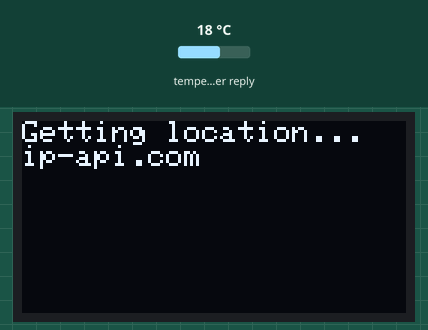
Bench run of a sketch on a simulated ESP32-S3. Shown: 128×64 one-colour display. The test bench sets the inputs (shaded band); at power-on: temperature in the weather reply 18 °C. WiFi joins after 1.5 s; servers stay silent unless stated; web services answer with replies made up by the test bench; what the sketch prints to the serial monitor is not drawn.

Above: at 1.7 s.
At 2.2 s:
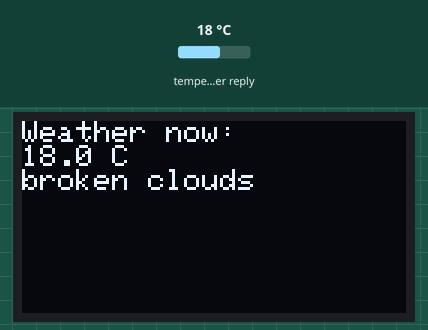

The sketch:

task3.ino
```cpp
#include <WiFi.h>
#include <HTTPClient.h>
#include <ArduinoJson.h>
#include <Wire.h>
#include <WiFiClientSecure.h>
#include <Adafruit_GFX.h>
#include <Adafruit_SSD1306.h>

// ----- WIFI SETTINGS + API STUFF ----- //
const char* WIFI_SSID = "phone";         // set your SSID
const char* WIFI_PASSWORD = "googlehome"; // set your password
const char* WEATHERAPI_KEY = "a0465835981045d68db150408252810"; // get one at weatherapi.com

// ----- OLED config ----- //
#define SCREEN_WIDTH 128
#define SCREEN_HEIGHT 64
#define OLED_RESET -1
Adafruit_SSD1306 display(SCREEN_WIDTH, SCREEN_HEIGHT, &Wire, OLED_RESET);

// ----- Helpers ----- //

// put up to 3 lines ot text on the display
void showText(const String& line1, const String& line2 = "", const String& line3 = "") {
  display.clearDisplay();
  display.setTextSize(1);
  display.setTextColor(SSD1306_WHITE);
  display.setCursor(0, 0);
  display.println(line1);
  if (line2.length()) display.println(line2);
  if (line3.length()) display.println(line3);
  display.display();
}


// connect to wifi
bool connectWiFi() {
  WiFi.mode(WIFI_STA);
  WiFi.begin(WIFI_SSID, WIFI_PASSWORD);
  showText("Connecting WiFi...", WIFI_SSID);
  unsigned long start = millis();
  while (WiFi.status() != WL_CONNECTED && millis() - start < 20000) {
    delay(250);
  }
  if (WiFi.status() == WL_CONNECTED) {
    showText("WiFi connected", WiFi.localIP().toString());
    return true;
  }
  showText("WiFi failed", "Check SSID/pass");
  return false;
}


// get the json from the weather api
bool httpGetJson(const String& url, DynamicJsonDocument& doc) {
  HTTPClient http;
  http.setTimeout(8000);
  WiFiClientSecure* secureClient = nullptr;
  bool begun = false;
  // Parse scheme/host/path so we can call begin with explicit host/port/path for HTTPS
  if (url.startsWith("https://") || url.startsWith("http://")) {
    bool isHttps = url.startsWith("https://");
    String rest = url;
    rest.remove(0, isHttps ? 8 : 7); // strip scheme
    int slash = rest.indexOf('/');
    String host = (slash == -1) ? rest : rest.substring(0, slash);
    String path = (slash == -1) ? String("/") : rest.substring(slash);
    uint16_t port = isHttps ? 443 : 80;
    Serial.println("HTTP connecting to host: " + host + " port: " + String(port) + " path: " + path);
    if (isHttps) {
      secureClient = new WiFiClientSecure();
      secureClient->setInsecure(); // skip cert verification
      begun = http.begin(*secureClient, host.c_str(), port, path.c_str());
      if (!begun) {
        Serial.println("HTTP begin() (secure) failed for host: " + host);
        delete secureClient;
        return false;
      }
    } else {
      begun = http.begin(url);
      if (!begun) {
        Serial.println("HTTP begin() failed for: " + url);
        return false;
      }
    }
  } else {
    // Unknown scheme: try plain begin
    if (!http.begin(url)) {
      Serial.println("HTTP begin() failed for: " + url);
      return false;
    }
  }

  int code = http.GET();
  String payload = http.getString();
  Serial.printf("HTTP GET returned code=%d payload_len=%d\n", code, (int)payload.length());
  if (payload.length()) {
    Serial.println("Response payload:");
    Serial.println(payload);
  }
  if (code != HTTP_CODE_OK) {
    http.end();
    if (secureClient) delete secureClient;
    return false;
  }

  DeserializationError err = deserializeJson(doc, payload);
  if (err) {
    Serial.print("JSON parse error: ");
    Serial.println(err.c_str());
  }
  http.end();
  if (secureClient) delete secureClient;
  return !err;
}

// get the latitude and longitude information from api
bool fetchLatLon(float& latOut, float& lonOut) {
  DynamicJsonDocument doc(1024);
  if (!httpGetJson("http://ip-api.com/json", doc)) return false;
  if (!doc.containsKey("lat") || !doc.containsKey("lon")) return false;
  latOut = doc["lat"].as<float>();
  lonOut = doc["lon"].as<float>();
  return true;
}


// get weather information from api
bool fetchWeather(float lat, float lon, String& temperatureC, String& description) {
  String url = String("https://api.weatherapi.com/v1/current.json?key=") + WEATHERAPI_KEY + "&q=" + String(lat, 6) + "," + String(lon, 6);
  // String url = String("https://api.weatherapi.com/v1/current.json?key=") + WEATHERAPI_KEY + "&q=" + "51.52" + "," + "-0.11"; // test api is working with London
  DynamicJsonDocument doc(4096);
  if (!httpGetJson(url, doc)) return false;
  JsonVariant current = doc["current"];
  if (current.isNull()) return false;
  float tempC = current["temp_c"].as<float>();
  const char* text = current["condition"]["text"].as<const char*>();
  temperatureC = String(tempC, 1) + " C";
  description = text ? String(text) : String("(n/a)");
  return true;
}

void setup() {
  Serial.begin(115200);
  // OLED init
  if (!display.begin(SSD1306_SWITCHCAPVCC, 0x3C)) {
    // If display fails, continue but no UI
  } else {
    display.clearDisplay();
    display.display();
  }

  showText("Booting...\nESP32-S3 Weather");

  if (!connectWiFi()) {
    return;
  }

  float lat = 0, lon = 0;
  showText("Getting location...", "ip-api.com");
  if (!fetchLatLon(lat, lon)) {
    showText("Location failed", "ip-api.com error");
    return;
  }

  showText("Fetching weather...", String(lat, 3) + "," + String(lon, 3));
  String tempC, desc;
  if (!fetchWeather(lat, lon, tempC, desc)) {
    showText("Weather failed", "Check API key");
    return;
  }

  showText("Weather now:", tempC, desc);
}

void loop() {
  // Nothing periodic; keep display on
  delay(1000);
}
```
